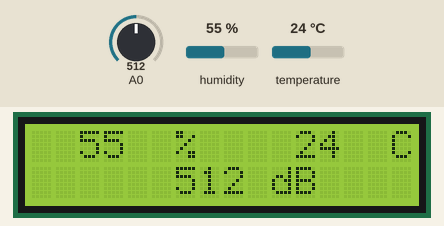
Bench run of a sketch on a simulated Arduino Uno, built with avr-gcc and run on an emulated ATmega328P. Shown: 16×2 character LCD. The inputs (shaded band) are chosen by the test bench; at power-on: humidity 55 %, A0 = 512, temperature 24 °C. What the sketch prints to the serial monitor is not drawn.

Above: at 1.2 s.
1.3 s: humidity set to 22 %
At 2.1 s:
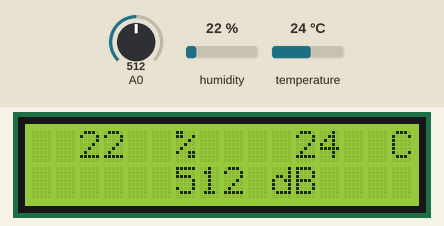
3.4 s: A0 set to 716
At 5.6 s:
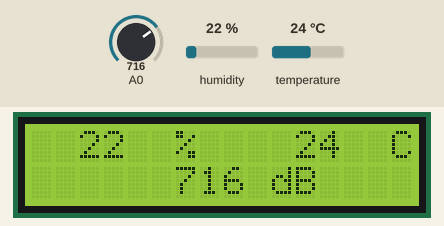
6.2 s: temperature set to 12 °C
At 6.8 s:
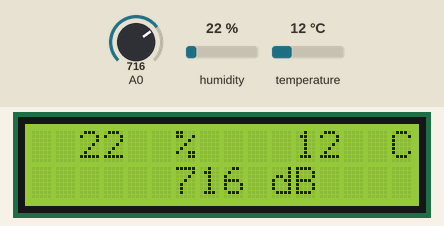
8.3 s: A0 set to 900
At 10.3 s:
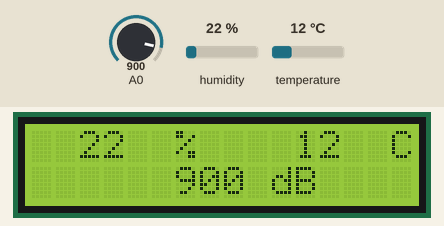
10.8 s: humidity set to 40 %
At 11.5 s:
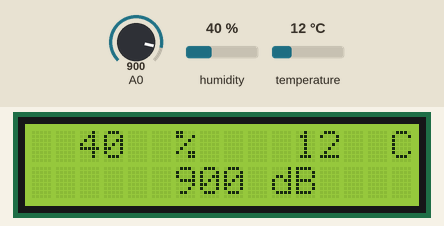
12.9 s: temperature set to 19 °C
At 15.0 s:
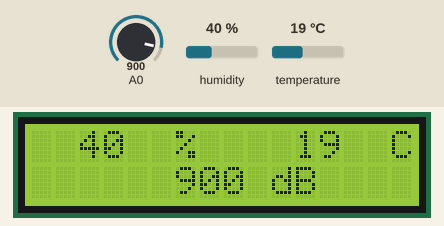
Timing chart, 0 to 16.4 s (numbered marks = the images above; inputs shaded):
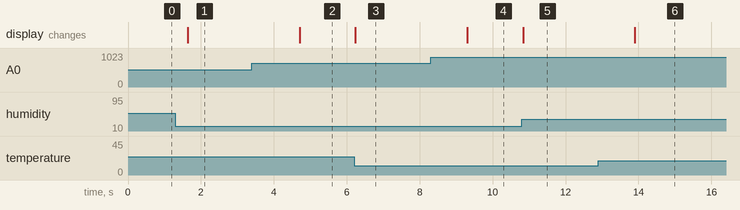

The sketch:

SensorBox.ino
```cpp
#include <dht11.h>
#include <Wire.h>
#include <LiquidCrystal_I2C.h>
LiquidCrystal_I2C lcd(0x20, 16, 2); //addres 0x20, 16 char, 2 line

dht11 DHT;

#define DHT11_PIN 4

void setup() {
  lcd.init();
  lcd.backlight();
  Serial.begin(9600);

  Serial.println("Type, status, Humidity(%), Temperature(C)");

  lcd.setCursor(6, 0);
  lcd.print("%");
  lcd.setCursor(15, 0);
  lcd.print("C");
  lcd.setCursor(10,1);
  lcd.print("dB");

}

void loop() {
  int chk;
  int sondVal;

  sondVal = analogRead(0); // sond sensor plug into analog pin 0

  Serial.print("DHT11, \t");
  chk = DHT.read(DHT11_PIN);

  switch(chk) {
    case DHTLIB_OK:
                Serial.print("OK,\t");
                break;
    case DHTLIB_ERROR_CHECKSUM:
                Serial.print("Checksum error, \t");
                break;
    case DHTLIB_ERROR_TIMEOUT:
                Serial.print("Time out error, \t");
                break;
    default:
                Serial.print("Unknown error, \t");
                break;
  }

  Serial.print(DHT.humidity, 1);
  Serial.print(",\t");
  Serial.print(DHT.temperature, 1);

  lcd.setCursor(2,0);
  lcd.print(DHT.humidity, 1);
  lcd.setCursor(11, 0);
  lcd.print(DHT.temperature, 1);
  lcd.setCursor(6,1);
  lcd.print(sondVal, 1);

  digitalWrite(2, HIGH);
  delay(1000);
  digitalWrite(2, LOW);

  delay(500);

}
```

Measured:
- after the input at 1.3 s, the display: changes after 0.34 s (image 1)
- after the input at 3.4 s, the display: changes after 1.3 s (image 2)
- after the input at 6.2 s, the display: changes at once (image 3)
- after the input at 8.3 s, the display: changes after 1.0 s (image 4)
- after the input at 10.8 s, the display: changes at once (image 5)
- after the input at 12.9 s, the display: changes after 1.0 s (image 6)
